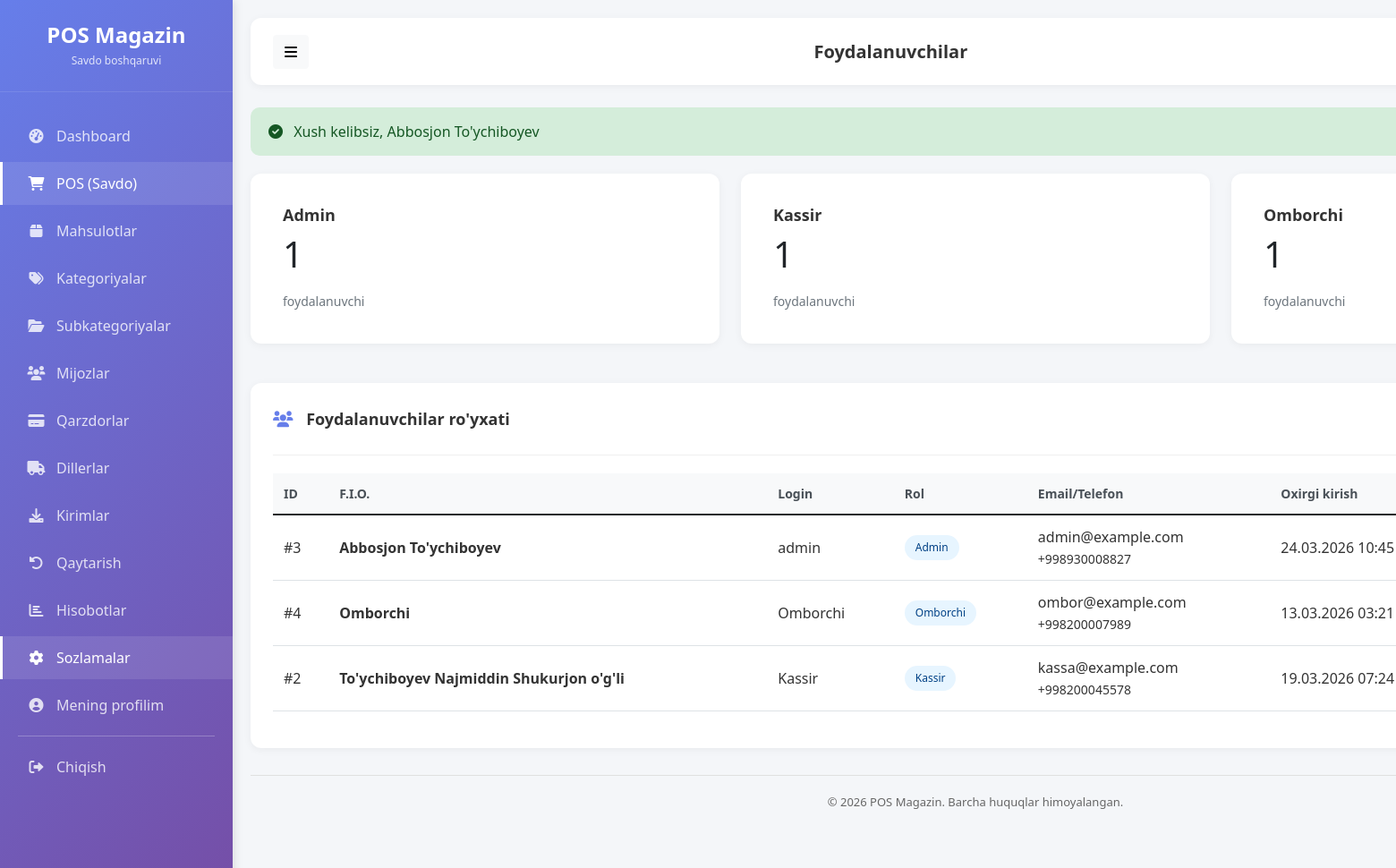
Page /settings/users (signed in) on the earlier database version.
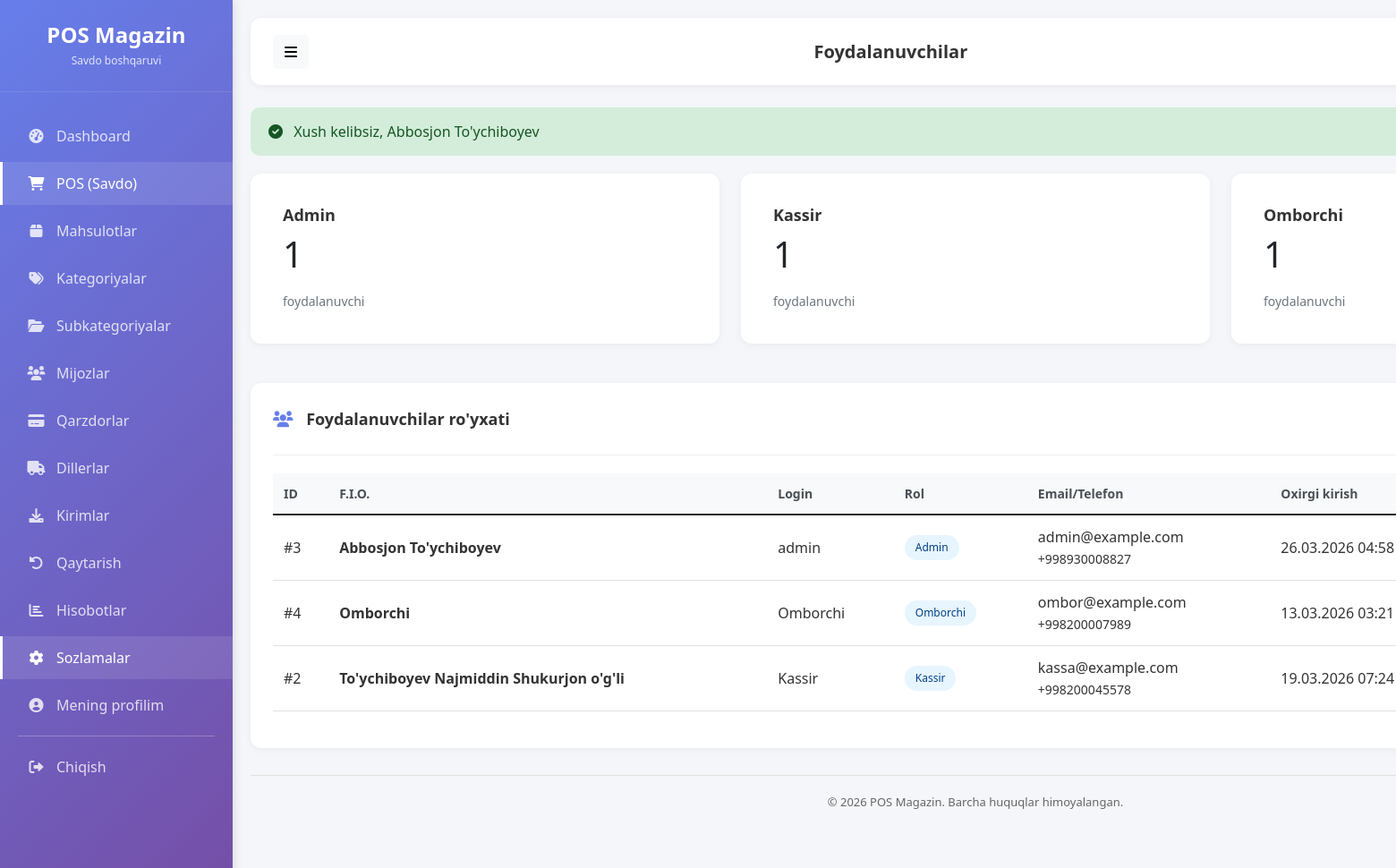
Same page on the later database version.
### tables this page shows
CREATE TABLE `foydalanuvchilar` (
  `id` int(20) UNSIGNED NOT NULL,
  `rol_id` bigint(20) UNSIGNED NOT NULL,
  `fio` varchar(120) NOT NULL,
  `email` varchar(120) DEFAULT NULL,
  `telefon` varchar(30) DEFAULT NULL,
  `login` varchar(60) NOT NULL,
  `parol_hash` varchar(255) NOT NULL,
  `faol` tinyint(1) NOT NULL DEFAULT 1,
  `oxirgi_kirish_vaqt` timestamp NULL DEFAULT NULL,
  `yaratilgan_vaqt` timestamp NULL DEFAULT current_timestamp(),
  `yangilangan_vaqt` timestamp NULL DEFAULT current_timestamp() ON UPDATE current_timestamp(),
  `ochirilgan_vaqt` timestamp NULL DEFAULT NULL
);

CREATE TABLE `rollar` (
  `id` bigint(20) UNSIGNED NOT NULL,
  `nomi` varchar(50) NOT NULL,
  `izoh` varchar(255) DEFAULT NULL,
  `yaratilgan_vaqt` timestamp NULL DEFAULT current_timestamp(),
  `yangilangan_vaqt` timestamp NULL DEFAULT current_timestamp() ON UPDATE current_timestamp()
);

### app/Controllers/Controller.php (called while the page is built, shortened)
<?php
abstract class Controller {
    protected function view($view, $data = [], $layout = 'main') {
        $viewPath = APP_PATH . '/Views/pages/' . $view . '.php';
        extract($data);
        require $viewPath;
    }
}

### app/Controllers/SettingController.php (called while the page is built, shortened)
<?php
class SettingController extends Controller {
    private $userModel;
    private $roleModel;
    public function __construct() {
        $this->userModel = new User();
        $this->roleModel = new Role();
    }
    public function users() {
        $users = $this->userModel->all();
        $roles = $this->roleModel->getAllWithCount();
        $this->view('settings/users', [
            'users' => $users,
            'roles' => $roles
        ]);
    }
}

### config/database.php (called while the page is built)
<?php
class Database {
    private static $connection = null;
    public static function getInstance() {
        if (self::$connection === null) {
            try {
                $host = getenv('DB_HOST') ?: 'localhost';
                $dbname = getenv('DB_NAME') ?: 'pos_magazin_uz';
                $user = getenv('DB_USER') ?: 'root';
                $pass = getenv('DB_PASS') ?: '';
                $dsn = "mysql:host=$host;dbname=$dbname;charset=utf8";
                self::$connection = new PDO($dsn, $user, $pass);
                self::$connection->setAttribute(PDO::ATTR_ERRMODE, PDO::ERRMODE_EXCEPTION);
            } catch (PDOException $e) {
                die("Database xatosi: " . $e->getMessage());
            }
        }
        return self::$connection;
    }
}

### app/Models/Model.php (called while the page is built, shortened)
<?php
abstract class Model {
    public function __construct() {
        $this->db = \Database::getInstance();
    }
}

### app/Models/Role.php (called while the page is built, shortened)
<?php
class Role extends Model {
    protected $table = 'rollar';
    public function getAllWithCount() {
        $stmt = $this->db->query("
            SELECT
                r.*,
                (SELECT COUNT(*) FROM foydalanuvchilar WHERE rol_id = r.id AND ochirilgan_vaqt IS NULL) as users_count
            FROM {$this->table} r
            ORDER BY r.id ASC
        ");
        return $stmt->fetchAll();
    }
}

### app/Models/User.php (called while the page is built, shortened)
<?php
class User extends Model {
    protected $table = 'foydalanuvchilar';
    public function all($orderBy = 'fio', $direction = 'ASC') {
        try {
            $stmt = $this->db->prepare("SHOW COLUMNS FROM {$this->table} LIKE 'ochirilgan_vaqt'");
            $stmt->execute();
            $hasSoftDelete = $stmt->fetch() ? true : false;
            if ($hasSoftDelete) {
                $sql = "SELECT u.*, r.nomi as rol_nomi
                        FROM {$this->table} u
                        LEFT JOIN rollar r ON u.rol_id = r.id
                        WHERE u.ochirilgan_vaqt IS NULL
                        ORDER BY u.{$orderBy} {$direction}";
            } else {
                $sql = "SELECT u.*, r.nomi as rol_nomi
                        FROM {$this->table} u
                        LEFT JOIN rollar r ON u.rol_id = r.id
                        ORDER BY u.{$orderBy} {$direction}";
            }
            $stmt = $this->db->query($sql);
            return $stmt->fetchAll();
        } catch (\PDOException $e) {
            $sql = "SELECT u.*, r.nomi as rol_nomi
                    FROM {$this->table} u
                    LEFT JOIN rollar r ON u.rol_id = r.id
                    ORDER BY u.{$orderBy} {$direction}";
            $stmt = $this->db->query($sql);
            return $stmt->fetchAll();
        }
    }
}

### app/Views/pages/settings/users.php (the view, shortened to what the changed rows need)
<div class="row mb-4">
    <?php foreach ($roles as $role): ?>
    <div class="col-md-4">
        <div class="card">
            <div class="card-body">
                <h5 class="card-title"><?= htmlspecialchars($role['nomi']) ?></h5>
                <p class="card-text display-6"><?= $role['users_count'] ?></p>
                <small class="text-muted">foydalanuvchi</small>
            </div>
        </div>
    </div>
    <?php endforeach; ?>
</div>
<div class="content-card">
    <div class="card-header">
        <div class="card-title">
            <i class="fas fa-users"></i> Foydalanuvchilar ro'yxati
        </div>
    </div>
    <div class="table-responsive">
        <table class="table table-hover">
            <thead>
                <tr>
                    <th>ID</th>
                    <th>F.I.O.</th>
                    <th>Login</th>
                    <th>Rol</th>
                    <th>Email/Telefon</th>
                    <th>Oxirgi kirish</th>
                </tr>
            </thead>
            <tbody>
                <?php foreach ($users as $user): ?>
                <tr>
                    <td>#<?= $user['id'] ?></td>
                    <td>
                        <strong><?= htmlspecialchars($user['fio']) ?></strong>
                    </td>
                    <td><?= htmlspecialchars($user['login']) ?></td>
                    <td>
                        <span class="role-badge"><?= htmlspecialchars($user['rol_nomi']) ?></span>
                    </td>
                    <td>
                        <?= $user['email'] ?? '' ?><br>
                        <small><?= $user['telefon'] ?? '' ?></small>
                    </td>
                    <td>
                        <?= $user['oxirgi_kirish_vaqt'] ? date('d.m.Y H:i', strtotime($user['oxirgi_kirish_vaqt'])) : '-' ?>
                    </td>
                </tr>
                <?php endforeach; ?>
            </tbody>
        </table>
    </div>
</div>

### public/index.php (shortened to what the changed rows need)
<?php
require_once __DIR__ . '/../config/database.php';
spl_autoload_register(function ($class) {
    $prefix = 'App\\';
    $base_dir = APP_PATH . '/';
    $len = strlen($prefix);
    $relative_class = substr($class, $len);
    $file = $base_dir . str_replace('\\', '/', $relative_class) . '.php';
});
$requestUri = $_SERVER['REQUEST_URI'];
$basePath = '/new-pos';
if (strpos($requestUri, $basePath) === 0) {
    $requestUri = substr($requestUri, strlen($basePath));
}
$requestUri = strtok($requestUri, '?');
$requestUri = str_replace('/public', '', $requestUri);
$requestUri = trim($requestUri, '/');
$routesFile = ROUTES_PATH . '/web.php';
$routes = require $routesFile;
$httpMethod = $_SERVER['REQUEST_METHOD'];
$isAjax = (!empty($_SERVER['HTTP_X_REQUESTED_WITH']) &&
    strtolower($_SERVER['HTTP_X_REQUESTED_WITH']) === 'xmlhttprequest');
$dispatchMethods = $isAjax ? ['AJAX', $httpMethod] : [$httpMethod];
route_dispatch($routes, $dispatchMethods, $requestUri);
function route_dispatch($routes, array $methods, $uri) {
    foreach ($methods as $method) {
        foreach ($routes[$method] as $pattern => $handler) {
        $pattern = trim($pattern, '/');
        $regexPattern = preg_replace('/\{[a-zA-Z0-9_]+\}/', '([^/]+)', $pattern);
        $regexPattern = '/^' . str_replace('/', '\/', $regexPattern) . '$/';
        if (preg_match($regexPattern, $uri, $matches)) {
            array_shift($matches);
            list($controller, $action) = $handler;
            $controllerInstance = new $controllerClass();
            call_user_func_array([$controllerInstance, $action], $matches);
            return;
        }
        }
    }
}

Differences in the rows shown:
changed foydalanuvchilar "Abbosjon To'ychiboyev": oxirgi_kirish_vaqt "24.03.2026 10:45" → "26.03.2026 04:58"
